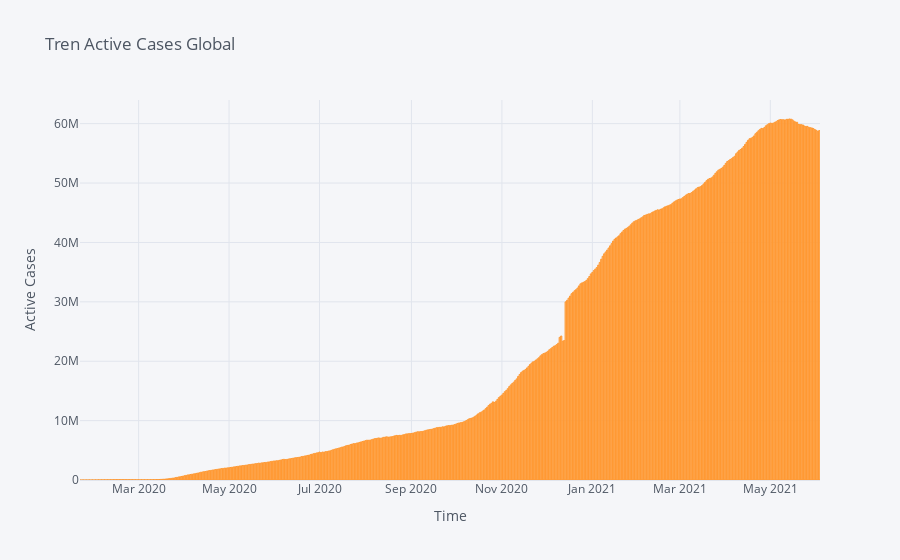

The code cell stored with this chart in its notebook:
### Markdown cell above
### **Trend Active Cases**

### Code cell
dataGroup.iplot(kind = "bar", y = "Active", title = "Tren Active Cases Global",xTitle = "Time", yTitle = 'Active Cases')

### Figure 1 — Plotly figure (JSON) as saved in the notebook; plotly's stock layout.template omitted (floating-point values rounded to 4 significant figures; data arrays with more than 128 entries replaced by an {"elided": "..."} marker saying what was removed)
{"data": [{"marker": {"color": "rgba(255, 153, 51, 0.6)", "line": {"color": "rgba(255, 153, 51, 1.0)", "width": 1}}, "name": "Active", "orientation": "v", "text": "", "type": "bar", "x": {"elided": "499 str values"}, "y": {"elided": "499 int values"}}], "layout": {"legend": {"bgcolor": "#F5F6F9", "font": {"color": "#4D5663"}}, "paper_bgcolor": "#F5F6F9", "plot_bgcolor": "#F5F6F9", "title": {"font": {"color": "#4D5663"}, "text": "Tren Active Cases Global"}, "xaxis": {"gridcolor": "#E1E5ED", "showgrid": true, "tickfont": {"color": "#4D5663"}, "title": {"font": {"color": "#4D5663"}, "text": "Time"}, "zerolinecolor": "#E1E5ED"}, "yaxis": {"gridcolor": "#E1E5ED", "showgrid": true, "tickfont": {"color": "#4D5663"}, "title": {"font": {"color": "#4D5663"}, "text": "Active Cases"}, "zerolinecolor": "#E1E5ED"}}}
